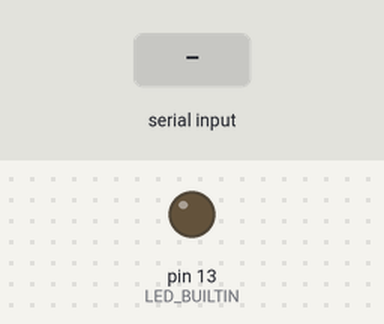
A sketch run on a simulated Arduino Uno, built with avr-gcc and run on an emulated ATmega328P. Parts: output pins drawn as LEDs (lit = HIGH). The test bench sets the inputs (shaded band).

Above: at 1.2 s.
1.3 s: "1" received over Serial
At 1.9 s:
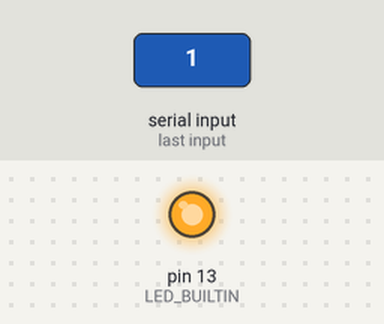
2.8 s: "0" received over Serial
At 3.1 s:
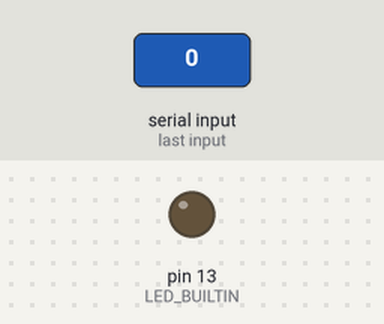
Timing chart, 0 to 5.8 s (numbered marks = the images above; inputs shaded):
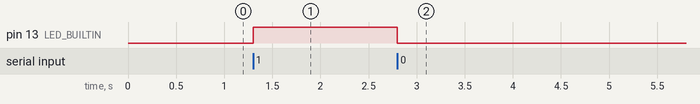

The sketch:

2Hand.ino
```cpp
int c;
void setup()
{
    pinMode(LED_BUILTIN, OUTPUT);
    Serial.begin(9600);
}

void loop()
{
    if (Serial.available() > 0)
    {
        char c = Serial.read();
        if (c == '1')
        {
            digitalWrite(LED_BUILTIN, HIGH);
        } else if (c == '0')
        {
            digitalWrite(LED_BUILTIN, LOW);
        }
    }
}
```

Measured:
- after the input at 1.3 s, pin 13 (LED_BUILTIN): LOW → HIGH at once
- after the input at 2.8 s, pin 13 (LED_BUILTIN): HIGH → LOW at once
